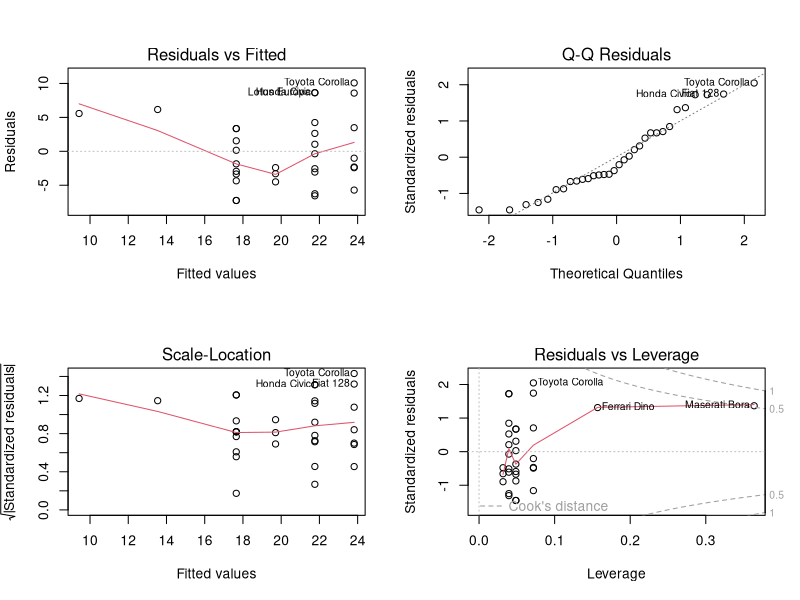

Source code (R): (Note: this script raises an error after producing the figure.)
## ---- chunk 1
knitr::opts_chunk$set(echo = TRUE)
library(tidyverse)
library(car)
## ---- chunk 2
mtcars
## ---- chunk 3
reg <- lm(mpg~carb, data = mtcars) # the fuel consumption in miles per gallon ~ number of carburetors
summary(reg)

## ---- chunk 4
reduced <- lm(mpg ~ carb, data = mtcars) # simple linear regression predicting Y in terms of X 
full <- lm(mpg ~ as.factor(carb), data = mtcars) # using group means to predict Y for each value of X, thus treating X as a categorical variable

anova(reduced, full)
## ---- chunk 5
par(mfrow=c(2,2))
plot(reg)
## ---- chunk 6
# Studentized residuals and testing for outliers
t <- rstudent(reg)
par(mfrow=c(1,1)) # Return to the 1x1 plot window 
# plot(t)
t[ abs(t) > 2 ]
n = length(carb)
qt( 0.025/n, n-2 )
t[ abs(t) > abs(qt( 0.025/n, n-2 )) ]
## ---- chunk 7
outlierTest(reg)
## ---- chunk 8
library(MASS)
muscle
## ---- chunk 9
reg2 <- lm(Length~Conc, data = muscle)
summary(reg2)
## ---- chunk 10
anova(reg2)
qf(0.95, df1 = 1, df2 = 58)
## ---- chunk 11
confint(reg2, "Conc", level = 0.95)
## ---- chunk 12
summary(reg2)$r.square
## ---- chunk 13
muscle %>%
  filter(Conc == 2.5) -> tmpDf
# Confidence intervals for regression coefficients
confint(reg2, level = 0.9)
## ---- chunk 14

## ---- chunk 15
par(mfrow=c(2,2))
plot(reg2)
## ---- chunk 16
t <- rstudent(reg2)
shapiro.test(t)
## ---- chunk 17
ncvTest(reg2)
## ---- chunk 18
boxcox(reg2)
## ---- chunk 19
boxcox(reg2, lambda = seq(1, 2, 0.01))
## ---- chunk 20
attach(muscle)
z <- Length^(1.4)
newReg2 <- lm(z~Conc)
shapiro.test(rstudent(newReg2))
## ---- chunk 21
reduced2 <- lm(Length ~ Conc, data = muscle)
full2 <- lm(Length ~ as.factor(Conc), data = muscle)

plot(Conc, Length)
abline(reduced2,col="red",lwd = 4)
points(Conc, predict(full2), col="blue", lwd = 10 )
## ---- chunk 22
anova(reduced2, full)
